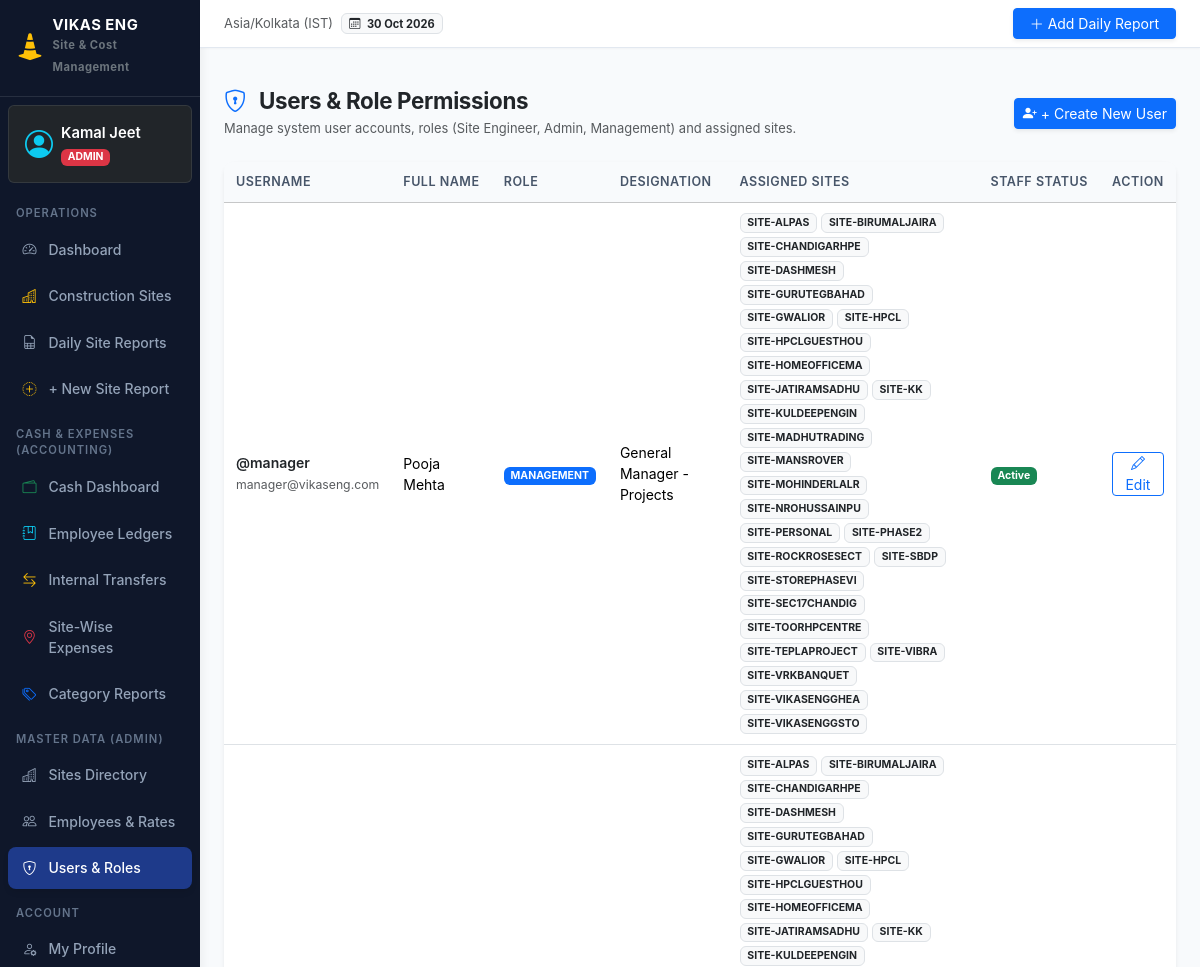
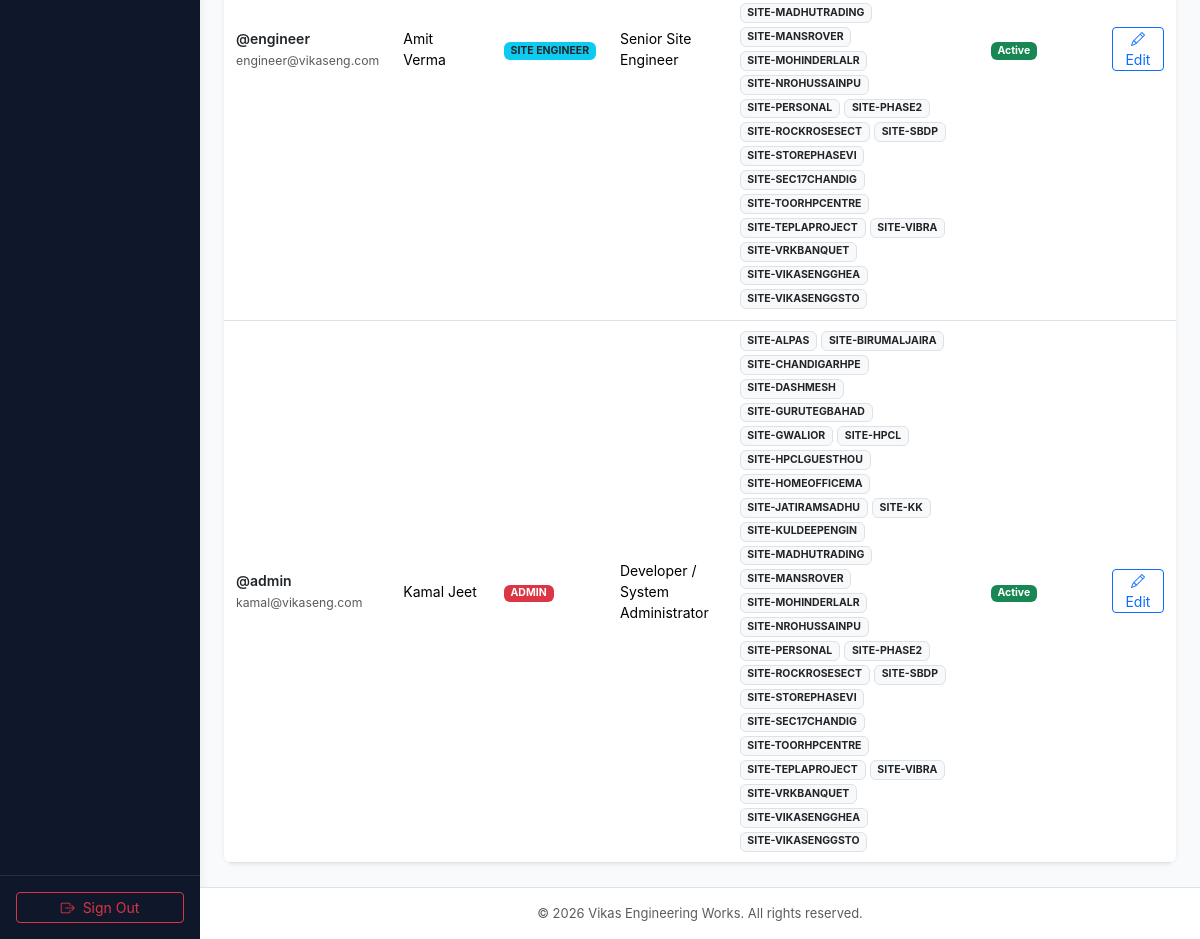
Page /master/users/ (signed in) on the committed database (2 pictures, top to bottom).
### reports/models.py (models this page shows, shortened)
class UserProfile(models.Model):
    user = models.OneToOneField(User, on_delete=models.CASCADE, related_name='profile')
    role = models.CharField(max_length=20, choices=UserRole.choices, default=UserRole.SITE_ENGINEER)
    designation = models.CharField(max_length=100, blank=True)
    phone = models.CharField(max_length=20, blank=True)
    assigned_sites = models.ManyToManyField('Site', blank=True, related_name='assigned_engineers')
    @property
    def is_site_engineer(self):
        return self.role == UserRole.SITE_ENGINEER
    @property
    def is_admin(self):
        return self.role == UserRole.ADMIN or self.user.is_superuser
    @property
    def is_management(self):
        return self.role == UserRole.MANAGEMENT or self.role == UserRole.ADMIN or self.user.is_superuser

class Site(models.Model):
    STATUS_CHOICES = [
        ('ACTIVE', 'Active'),
        ('ON_HOLD', 'On Hold'),
        ('COMPLETED', 'Completed'),
    ]
    name = models.CharField(max_length=150, unique=True)
    code = models.CharField(max_length=50, unique=True)
    location = models.CharField(max_length=255)
    client_name = models.CharField(max_length=150, blank=True)
    status = models.CharField(max_length=20, choices=STATUS_CHOICES, default='ACTIVE')
    created_at = models.DateTimeField(auto_now_add=True)
    updated_at = models.DateTimeField(auto_now=True)
    class Meta:
        ordering = ['name']

### reports/views.py (the view)
# urls.py: path('master/users/', views.user_list_view, name='user_list'),
@login_required
@admin_required
def user_list_view(request):
    users = User.objects.select_related('profile').all().order_by('-date_joined')
    return render(request, 'master/user_list.html', {'users': users})

### templates/master/user_list.html (shortened to what this page needs)
{% extends 'base.html' %}
{% load custom_filters %}
{% block content %}
<div class="d-flex flex-column flex-md-row justify-content-between align-items-md-center gap-3 mb-4">
    <div>
        <h3 class="fw-bold text-dark mb-1">
            <i class="bi bi-shield-lock text-primary me-2"></i> Users & Role Permissions
        </h3>
        <p class="text-muted small mb-0">Manage system user accounts, roles (Site Engineer, Admin, Management) and assigned sites.</p>
    </div>
    <div>
        <a href="{% url 'user_create' %}" class="btn btn-primary btn-sm shadow-sm">
            <i class="bi bi-person-plus-fill"></i> + Create New User
        </a>
    </div>
</div>
<div class="card shadow-sm border-0">
    <div class="card-body p-0">
        <div class="table-responsive">
            <table class="table table-hover align-middle mb-0">
                <thead class="table-light">
                    <tr>
                        <th>Username</th>
                        <th>Full Name</th>
                        <th>Role</th>
                        <th>Designation</th>
                        <th>Assigned Sites</th>
                        <th>Staff Status</th>
                        <th class="text-center">Action</th>
                    </tr>
                </thead>
                <tbody>
                    {% for u in users %}
                    <tr>
                        <td>
                            <div class="fw-semibold text-dark">@{{ u.username }}</div>
                            <small class="text-muted">{{ u.email|default:"No email" }}</small>
                        </td>
                        <td>{{ u.get_full_name|default:u.username }}</td>
                        <td>
                            <span class="badge {{ u.profile.role|role_badge_class }} text-uppercase">
                                {{ u.profile.get_role_display|default:u.profile.role }}
                            </span>
                        </td>
                        <td>{{ u.profile.designation|default:"-" }}</td>
                        <td>
                            {% if u.profile.assigned_sites.all %}
                                <div class="d-flex flex-wrap gap-1">
                                    {% for s in u.profile.assigned_sites.all %}
                                        <span class="badge bg-light text-dark border small">{{ s.code }}</span>
                                    {% endfor %}
                                </div>
                            {% else %}
                                <span class="text-muted small">All Sites</span>
                            {% endif %}
                        </td>
                        <td>
                            {% if u.is_active %}
                                <span class="badge bg-success">Active</span>
                            {% else %}
                                <span class="badge bg-danger">Disabled</span>
                            {% endif %}
                        </td>
                        <td class="text-center">
                            <a href="{% url 'user_edit' u.id %}" class="btn btn-sm btn-outline-primary py-0 px-2">
                                <i class="bi bi-pencil"></i> Edit
                            </a>
                        </td>
                    </tr>
                    {% empty %}
                    <tr>
                        <td colspan="7" class="text-center py-4 text-muted">No users found.</td>
                    </tr>
                    {% endfor %}
                </tbody>
            </table>
        </div>
    </div>
</div>
{% endblock %}

### templates/base.html (shortened to what this page needs)
{% load static custom_filters %}
<!DOCTYPE html>
<html lang="en">
<head>
    <link href="https://cdn.jsdelivr.net/npm/bootstrap@5.3.3/dist/css/bootstrap.min.css" rel="stylesheet">
    <link rel="stylesheet" href="https://cdn.jsdelivr.net/npm/bootstrap-icons@1.11.3/font/bootstrap-icons.min.css">
    <link rel="stylesheet" href="{% static 'css/custom.css' %}">
</head>
<body>
    <div class="container-fluid p-0">
        <div class="row g-0">
            {% if user.is_authenticated %}
            <aside class="col-md-3 col-lg-2 sidebar no-print" id="sidebarMenu">
                <div class="d-flex flex-column h-100">
                    <div class="sidebar-brand d-flex align-items-center justify-content-between">
                        <a href="{% url 'dashboard' %}" class="text-decoration-none d-flex align-items-center gap-2 text-white">
                            <i class="bi bi-cone-striped fs-3 text-warning"></i>
                            <div>
                                <div class="lh-1 text-white fw-bold">VIKAS ENG</div>
                                <small class="text-secondary" style="font-size: 0.7rem;">Site & Cost Management</small>
                            </div>
                        </a>
                    </div>
                    <div class="p-3 mx-2 my-2 rounded bg-dark border border-secondary border-opacity-25 text-white">
                        <div class="d-flex align-items-center gap-2">
                            <i class="bi bi-person-circle fs-3 text-info"></i>
                            <div class="overflow-hidden">
                                <div class="fw-semibold text-truncate">{{ user.get_full_name|default:user.username }}</div>
                                <span class="badge {{ current_role|role_badge_class }} text-uppercase" style="font-size: 0.65rem;">
                                    {{ user_profile.get_role_display|default:current_role }}
                                </span>
                            </div>
                        </div>
                    </div>
                    <ul class="nav flex-column mb-auto">
                        <li class="sidebar-section-title">Operations</li>
                        <li class="nav-item">
                            <a class="nav-link {% if request.resolver_match.url_name == 'dashboard' %}active{% endif %}" href="{% url 'dashboard' %}">
                                <i class="bi bi-speedometer2"></i> Dashboard
                            </a>
                        </li>
                        <li class="nav-item">
                            <a class="nav-link {% if request.resolver_match.url_name == 'site_list' or request.resolver_match.url_name == 'site_detail' %}active{% endif %}" href="{% url 'site_list' %}">
                                <i class="bi bi-buildings text-warning"></i> Construction Sites
                            </a>
                        </li>
                        <li class="nav-item">
                            <a class="nav-link {% if request.resolver_match.url_name == 'report_list' %}active{% endif %}" href="{% url 'report_list' %}">
                                <i class="bi bi-file-earmark-spreadsheet"></i> Daily Site Reports
                            </a>
                        </li>
                        <li class="nav-item">
                            <a class="nav-link {% if request.resolver_match.url_name == 'report_create' %}active{% endif %}" href="{% url 'report_create' %}">
                                <i class="bi bi-plus-circle-dotted text-warning"></i> + New Site Report
                            </a>
                        </li>
                        <li class="sidebar-section-title">Cash & Expenses (Accounting)</li>
                        <li class="nav-item">
                            <a class="nav-link {% if request.resolver_match.app_name == 'expenses' and request.resolver_match.url_name == 'dashboard' %}active{% endif %}" href="{% url 'expenses:dashboard' %}">
                                <i class="bi bi-wallet2 text-success"></i> Cash Dashboard
                            </a>
                        </li>
                        <li class="nav-item">
                            <a class="nav-link {% if request.resolver_match.app_name == 'expenses' and 'ledger' in request.resolver_match.url_name %}active{% endif %}" href="{% url 'expenses:ledger_list' %}">
                                <i class="bi bi-journal-bookmark text-info"></i> Employee Ledgers
                            </a>
                        </li>
                        <li class="nav-item">
                            <a class="nav-link {% if request.resolver_match.app_name == 'expenses' and request.resolver_match.url_name == 'transfers_list' %}active{% endif %}" href="{% url 'expenses:transfers_list' %}">
                                <i class="bi bi-arrow-left-right text-warning"></i> Internal Transfers
                            </a>
                        </li>
                        <li class="nav-item">
                            <a class="nav-link {% if request.resolver_match.app_name == 'expenses' and request.resolver_match.url_name == 'site_reports' %}active{% endif %}" href="{% url 'expenses:site_reports' %}">
                                <i class="bi bi-geo-alt text-danger"></i> Site-Wise Expenses
                            </a>
                        </li>
                        <li class="nav-item">
                            <a class="nav-link {% if request.resolver_match.app_name == 'expenses' and request.resolver_match.url_name == 'category_reports' %}active{% endif %}" href="{% url 'expenses:category_reports' %}">
                                <i class="bi bi-tags text-primary"></i> Category Reports
                            </a>
                        </li>
                        {% if is_admin %}
                        <li class="sidebar-section-title">Master Data (Admin)</li>
                        <li class="nav-item">
                            <a class="nav-link {% if 'site' in request.resolver_match.url_name and 'report' not in request.resolver_match.url_name %}active{% endif %}" href="{% url 'site_list' %}">
                                <i class="bi bi-buildings"></i> Sites Directory
                            </a>
                        </li>
                        <li class="nav-item">
                            <a class="nav-link {% if 'employee' in request.resolver_match.url_name %}active{% endif %}" href="{% url 'employee_list' %}">
                                <i class="bi bi-people"></i> Employees & Rates
                            </a>
                        </li>
                        <li class="nav-item">
                            <a class="nav-link {% if 'user' in request.resolver_match.url_name %}active{% endif %}" href="{% url 'user_list' %}">
                                <i class="bi bi-shield-lock"></i> Users & Roles
                            </a>
                        </li>
                        {% endif %}
                        <li class="sidebar-section-title">Account</li>
                        <li class="nav-item">
                            <a class="nav-link {% if request.resolver_match.url_name == 'profile' %}active{% endif %}" href="{% url 'profile' %}">
                                <i class="bi bi-person-gear"></i> My Profile
                            </a>
                        </li>
                    </ul>
                    <div class="p-3 border-top border-secondary border-opacity-25">
                        <a href="{% url 'logout' %}" class="btn btn-outline-danger btn-sm w-100 d-flex align-items-center justify-content-center gap-2">
                            <i class="bi bi-box-arrow-right"></i> Sign Out
                        </a>
                    </div>
                </div>
            </aside>
            {% endif %}
            <main class="{% if user.is_authenticated %}col-12 col-md-9 col-lg-10{% else %}col-12{% endif %} ms-auto p-0 min-vh-100 d-flex flex-column">
                {% if user.is_authenticated %}
                <nav class="navbar navbar-expand top-navbar px-3 px-md-4 py-2 sticky-top no-print">
                    <div class="container-fluid p-0">
                        <div class="d-none d-sm-flex align-items-center gap-2">
                            <span class="text-muted small">Asia/Kolkata (IST)</span>
                            <span class="badge bg-light text-dark border">
                                <i class="bi bi-calendar3 me-1"></i> {% now "d M Y" %}
                            </span>
                        </div>
                        <div class="d-flex align-items-center gap-2 ms-auto">
                            <a href="{% url 'report_create' %}" class="btn btn-primary btn-sm d-flex align-items-center gap-1 shadow-sm px-2 px-sm-3">
                                <i class="bi bi-plus-lg"></i> <span class="d-none d-sm-inline">Add Daily Report</span><span class="d-sm-none">Report</span>
                            </a>
                        </div>
                    </div>
                </nav>
                {% endif %}
                <div class="px-3 px-md-4 pt-3 no-print">
                </div>
                <div class="p-3 p-md-4 flex-grow-1">
                    {% block content %}{% endblock %}
                </div>
                <footer class="mt-auto py-3 px-3 px-md-4 bg-white border-top text-center text-muted small no-print">
                    <div>
                        <span>&copy; {% now "Y" %} Vikas Engineering Works. All rights reserved.</span>
                    </div>
                </footer>
            </main>
        </div>
    </div>
</body>
</html>

### rows in the picture
UserProfile: role "ADMIN"
Site: code "SITE-ALPAS"
Site: code "SITE-BIRUMALJAIRA"
Site: code "SITE-CHANDIGARHPE"
Site: code "SITE-DASHMESH"
Site: code "SITE-GURUTEGBAHAD"
Site: code "SITE-GWALIOR"
Site: code "SITE-HPCL"
Site: code "SITE-HPCLGUESTHOU"
Site: code "SITE-HOMEOFFICEMA"
Site: code "SITE-JATIRAMSADHU"
Site: code "SITE-KK"
Site: code "SITE-KULDEEPENGIN"
Site: code "SITE-MADHUTRADING"
Site: code "SITE-MANSROVER"
Site: code "SITE-MOHINDERLALR"
Site: code "SITE-NROHUSSAINPU"
Site: code "SITE-PERSONAL"
Site: code "SITE-PHASE2"
Site: code "SITE-ROCKROSESECT"
Site: code "SITE-SBDP"
Site: code "SITE-STOREPHASEVI"
Site: code "SITE-SEC17CHANDIG"
Site: code "SITE-TOORHPCENTRE"
Site: code "SITE-TEPLAPROJECT"
Site: code "SITE-VIBRA"
Site: code "SITE-VRKBANQUET"
Site: code "SITE-VIKASENGGHEA"
Site: code "SITE-VIKASENGGSTO"

### other values in the picture
{{ user.get_full_name|default:user.username }} "Kamal Jeet"
{{ u.username }} "manager"
{{ u.email|default:"No email" }} "manager@vikaseng.com"
{{ u.get_full_name|default:u.username }} "Pooja Mehta"
{{ u.profile.get_role_display|default:u.profile.role }} "MANAGEMENT"
{{ u.profile.designation|default:"-" }} "General Manager - Projects"
{{ u.username }} "engineer"
{{ u.email|default:"No email" }} "engineer@vikaseng.com"
{{ u.get_full_name|default:u.username }} "Amit Verma"
{{ u.profile.get_role_display|default:u.profile.role }} "SITE ENGINEER"
{{ u.profile.designation|default:"-" }} "Senior Site Engineer"
{{ u.username }} "admin"
{{ u.email|default:"No email" }} "kamal@vikaseng.com"
{{ u.get_full_name|default:u.username }} "Kamal Jeet"
{{ u.profile.get_role_display|default:u.profile.role }} "ADMIN"
